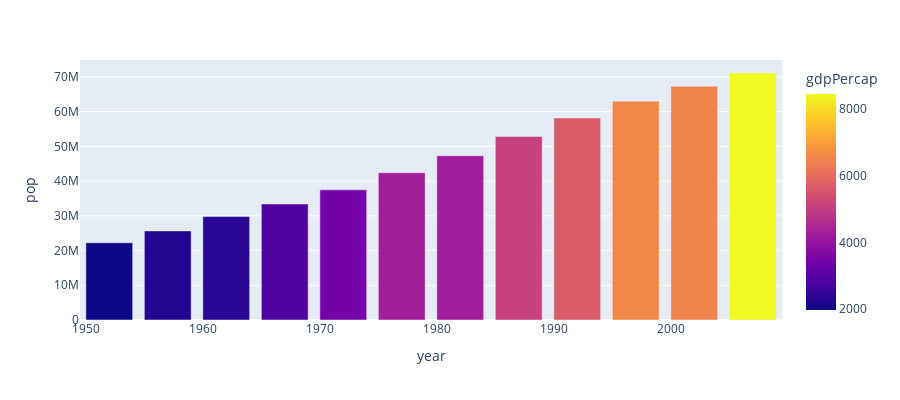

The code cell stored with this chart in its notebook:
### Code cell
data = px.data.gapminder()
data_turkey = data[data.country == 'Turkey']
fig = px.bar(data_turkey, x='year', y='pop', height=400, 
            hover_data=['lifeExp', 'gdpPercap'], 
            color='gdpPercap')
fig.show()

### Figure 1 — Plotly figure (JSON) as saved in the notebook; plotly's stock layout.template omitted (floating-point values rounded to 4 significant figures)
{"data": [{"alignmentgroup": "True", "customdata": [[43.59, 1969.0], [48.08, 2219.0], [52.1, 2323.0], [54.34, 2826.0], [57.01, 3451.0], [59.51, 4269.0], [61.04, 4241.0], [63.11, 5089.0], [66.15, 5678.0], [68.83, 6601.0], [70.84, 6508.0], [71.78, 8458.0]], "hovertemplate": "year=%{x}<br>pop=%{y}<br>lifeExp=%{customdata[0]}<br>gdpPercap=%{marker.color}<extra></extra>", "legendgroup": "", "marker": {"color": [1969.0, 2219.0, 2323.0, 2826.0, 3451.0, 4269.0, 4241.0, 5089.0, 5678.0, 6601.0, 6508.0, 8458.0], "coloraxis": "coloraxis", "pattern": {"shape": ""}}, "name": "", "offsetgroup": "", "orientation": "v", "showlegend": false, "textposition": "auto", "type": "bar", "x": [1952, 1957, 1962, 1967, 1972, 1977, 1982, 1987, 1992, 1997, 2002, 2007], "xaxis": "x", "y": [22235677, 25670939, 29788695, 33411317, 37492953, 42404033, 47328791, 52881328, 58179144, 63047647, 67308928, 71158647], "yaxis": "y"}], "layout": {"barmode": "relative", "coloraxis": {"colorbar": {"title": {"text": "gdpPercap"}}, "colorscale": [[0, "#0d0887"], [0.1111, "#46039f"], [0.2222, "#7201a8"], [0.3333, "#9c179e"], [0.4444, "#bd3786"], [0.5556, "#d8576b"], [0.6667, "#ed7953"], [0.7778, "#fb9f3a"], [0.8889, "#fdca26"], [1, "#f0f921"]]}, "height": 400, "legend": {"tracegroupgap": 0}, "margin": {"t": 60}, "xaxis": {"anchor": "y", "domain": [0, 1], "title": {"text": "year"}}, "yaxis": {"anchor": "x", "domain": [0, 1], "title": {"text": "pop"}}}}
